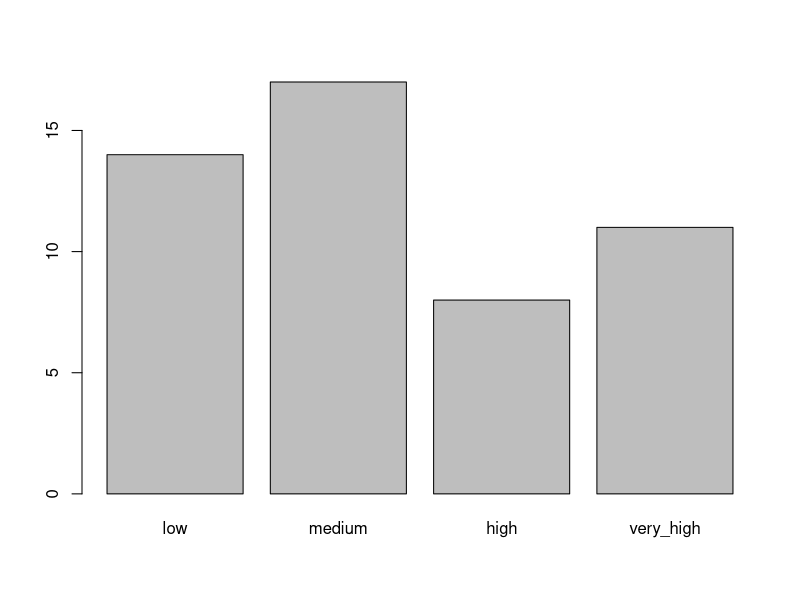
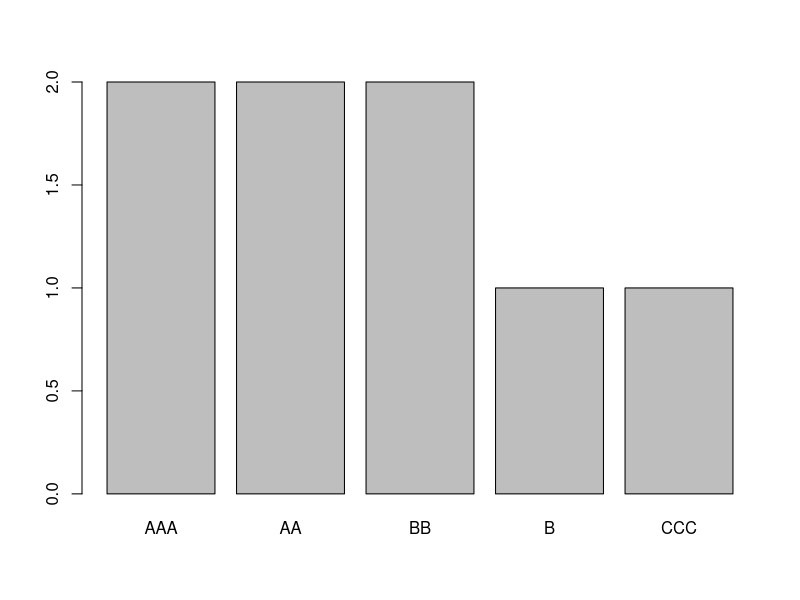
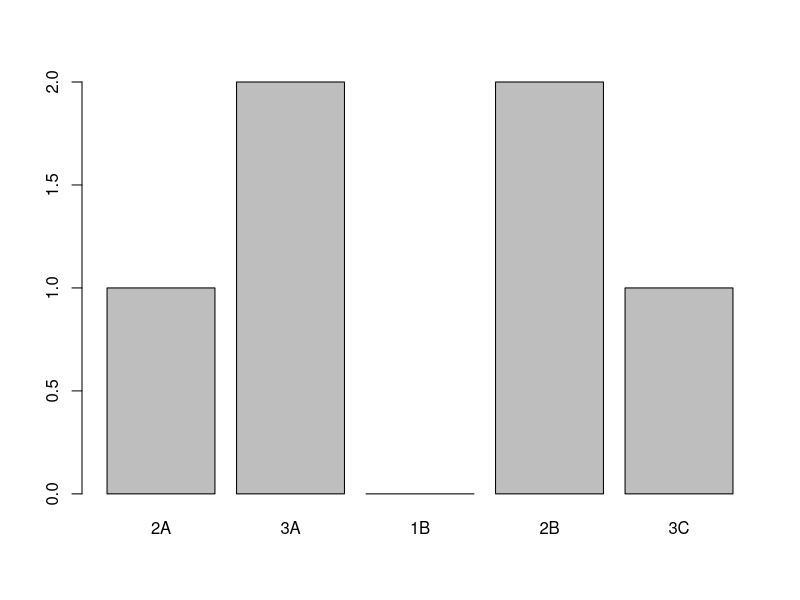
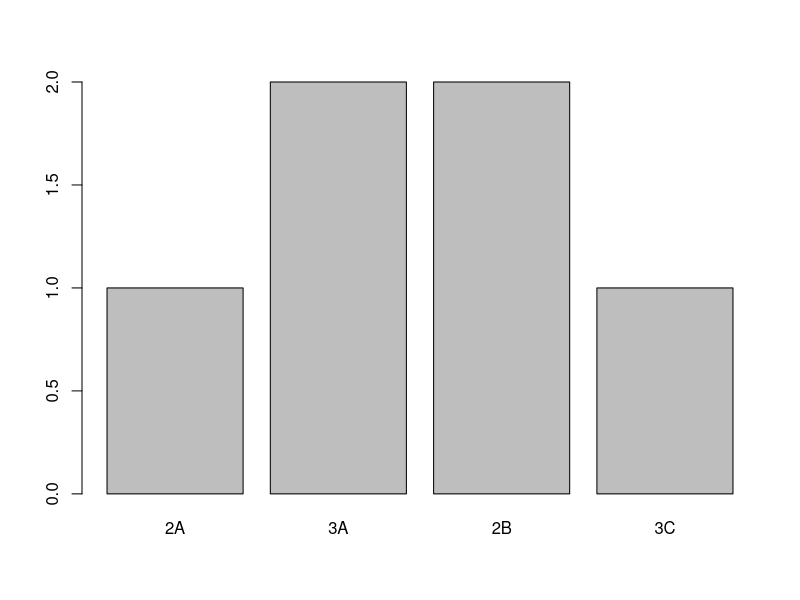

These figures' R source, in order:
## ---- chunk 1
ibm_stock <- c(159.82, 160.02, 159.84)
class(ibm_stock)

finance <- c("stocks", "bonds",  "investments")
class(finance)

logic <- c(TRUE, FALSE, TRUE)
class(logic)
## ---- chunk 2
a <- c(1L , "I am a character")
typeof(a)

b <- c(TRUE, "Hello")
typeof(b)

c <- c(FALSE, 2)
typeof(c)
## ---- chunk 3
returns <-  c(5, 7)
weights <- c(0.4, 0.6)
names(returns) <-  c("apple", "ibm")
names(weights) <-  c("apple", "ibm")
returns
weights

portfolio_return <- sum(returns * weights)
portfolio_return
## ---- chunk 4
return <- c(5, 2, 3, 7, 8, 3, 5, 9, 1, 4, 6, 3)
return[2] #2nd element
return[3:6] #3rd to 6th element
return[-1] # omit first element

# if we have col names 
names(return) <- c("Jan", "Feb", "Mar", "Apr", "May", "Jun", "Jul", "Aug", "Sep", "Oct", "Nov", "Dec")
return[c("Feb", "Mar")]
## ---- chunk 5
v <- c(1, 2, 3, 4)
matrix(v, nrow = 2, ncol = 2) # notice the matrix is filled by col by default

matrix(v, nrow = 2, ncol = 2, byrow = T) # we can specify byrow = TRUE if we want matrix to be filled by row
## ---- chunk 6
apple <- c(109.49, 109.90, 109.11, 109.95, 111.03)
ibm <- c(159.82, 160.02, 159.84, 160.35, 164.79)
microsoft  <-  c(59.20, 59.25, 60.22, 59.95, 61.37)
cbind(apple, ibm) # column bind
rbind(apple, ibm) # row bind
## ---- chunk 7
cor(apple, ibm) # value close to 1 means that stocks of apple and ibm move closely together 
stocks <- cbind(apple, ibm, microsoft)
cor(stocks) #  returned a matrix that shows all of the possible pairwise correlations
## ---- chunk 8
stocks[2, ] # select 2nd row and all columns
stocks[, 2] # select all rows and 2nd column
stocks[c(1,2), ] # select 1st, 2nd row and all columns
stocks[, c(1,2)] # select all rows and 1st, 2nd column
stocks[c(1,2), c(1,2)] # select 1st, 2nd rows and columns
## ---- chunk 9
company <- c("A", "A", "A", "B", "B", "B", "B")
cash_flow <- c(1000, 4000, 550, 1500, 1100, 750, 6000)
year <- c(1, 3, 4, 1, 2, 4, 5)
cash <- data.frame(
    company = company,
    cash_flow = cash_flow, 
    year = year)
cash
## ---- chunk 10
cash[3,2] #thrid row and 2nd col 
cash[5,"year"] #fifth row and year col

# can access cols like this as well
cash$year

cash$cash_flow *2 # manipulate data
cash$company <- NULL # delete col
cash

cash <- data.frame(
    company = company,
    cash_flow = cash_flow, 
    year = year)
subset(cash, company == "B") # subsetting dataframe
subset(cash, year == 1)
## ---- chunk 11
# Quarter cash flow scenario
cash$quarter_cash <- cash$cash_flow * .25

# Double year scenario
cash$double_year <- cash$year * 2
cash
## ---- chunk 12
# Present value of $4000, in 3 years, at 5%
present_value_4k <- 4000 * (1.05) ^ -3

# Present value of all cash flows
cash$present_value <- cash$cash_flow * (1.05) ^ -cash$year
cash

# Total present value of cash
total_pv <- sum(cash$present_value)

# Company B information
cash_B <- subset(cash, company == "B")

# Total present value of cash_B
total_pv_B <- sum(cash_B$present_value)
total_pv_B
## ---- chunk 13
credit_rating <- c("BB", "AAA", "AA", "CCC", "AA", "AAA", "B", "BB")
credit_factor <- factor(credit_rating)

# factor levels
levels(credit_factor)
levels(credit_factor) <- c("2A", "3A", "1B", "2B", "3C")
credit_factor
## ---- chunk 14
AAA_rank <- as.numeric(c("31", "48", "100", "53", "85", "73", "62", "74", "42", "38", "97", "61", "48", "86", "44", "9", "43", "18", "62", "38", "23", "37", "54", "80", "78", "93", "47", "100", "22", "22", "18", "26", "81", "17", "98", "4", "83", "5", "6", "52", "29", "44", "50", "2", "25", "19", "15", "42", "30", "27"))

AAA_factor <- cut(x = AAA_rank, breaks = c(0, 25, 50, 75, 100))
levels(AAA_factor) <- c("low", "medium", "high", "very_high")
plot(AAA_factor)
## ---- chunk 15
unique(credit_rating)
credit_factor_ordered <- factor(credit_rating, ordered = TRUE, levels = c('AAA','AA','BB','B','CCC'))
plot(credit_factor_ordered)
## ---- chunk 16
# Remove the A bonds at positions 3 and 7. Don't drop the A level.
keep_level <- credit_factor[-c(3,7)] # look at levels

# Plot keep_level
plot(keep_level)

# Remove the A bonds at positions 3 and 7. Drop the A level.
drop_level <- credit_factor[-c(3,7), drop = TRUE]

# Plot drop_level
plot(drop_level)
## ---- chunk 17
credit_rating <- c("AAA", "A", "BB")
bond_owners <- c("Dan", "Tom", "Joe")
bonds <- data.frame(credit_rating, bond_owners, stringsAsFactors = FALSE)

# Then convert the relevant col to factor
bonds$credit_factor <- factor(bonds$credit_rating, ordered = TRUE, levels = c("AAA","A","BB"))
## ---- chunk 18

name <- "Apple and IBM"
apple <- c(109.49, 109.90, 109.11, 109.95, 111.03)
ibm <- c(159.82, 160.02, 159.84, 160.35, 164.79)
cor_matrix <- cor(cbind(apple, ibm))
portfolio <- list(name, apple, ibm, cor_matrix)
portfolio
## ---- chunk 19
names(portfolio) <- c("portfolio_name", "apple", "ibm", "correlation")
## ---- chunk 20
portfolio[c(2,3)]
portfolio$correlation
## ---- chunk 21
portfolio$weight <- c(apple = 0.20, ibm = 0.80) # weights to portfolio
portfolio
## ---- chunk 22
portfolio$ibm <- NULL
portfolio
## ---- chunk 23
cash <- data.frame(
    company = rep(c("A","B"),each = 2),
    cash_flow = c(1000, 4000, 200, 500),
    year = c(1,3, 1,2)
)
cash

grouping <- cash$company
grouping
split_cash <- split(cash, grouping)
split_cash

original_cash <- unsplit(split_cash, grouping) # back to original
original_cash
## ---- chunk 24
split_cash$B$cash_flow
split_cash$B$cash_flow <- 0
cash_no_A <- unsplit(split_cash, grouping)
cash_no_A
## ---- chunk 25
my_matrix <- matrix(c(1,2,3,4,5,6), nrow = 2, ncol = 3)
rownames(my_matrix) <- c("Row1", "Row2")
colnames(my_matrix) <- c("Col1", "Col2", "Col3")
my_matrix
attributes(my_matrix)
attr(my_matrix, which = "dim")

my_factor <- factor(c("A", "A", "B"), ordered = T, levels = c("A", "B"))
attributes(my_factor)
